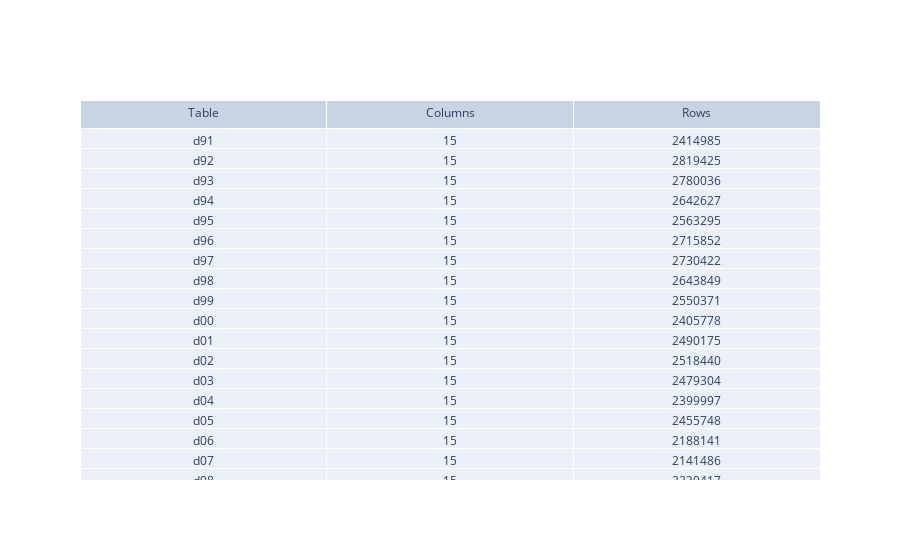

The cell this chart's notebook holds for it:
### Markdown cell above
# Data Exploration

I confirmed that data are imported and that the column types are correct externally in MySQL, but they can be further validated by checking the tables' properties.

### Code cell
# check the structure of each table

# empty dict for holding rows/columns each
table_shapes = {}

# loop through tables to count number columns/rows
for table_name in tables.keys():

    # query and call for number columns
    # query = f"SELECT count(*) FROM {schema_name}.{table_name}.columns WHERE table_name = {table_name}"
    query = f"SELECT COUNT(*) AS Columns FROM INFORMATION_SCHEMA.COLUMNS WHERE table_schema = '{schema_name}' AND table_name = '{table_name}';"
    columns = pd.read_sql(query, conn)['Columns'][0]

    # query and call for number rows
    query = f"SELECT count(*) as 'Rows' FROM {table_name};"
    rows = pd.read_sql(query, conn)['Rows'][0]

    # put row and column data in dict
    table_shapes[table_name] = {'Columns':columns,'Rows':rows}

# display shapes of tables

# get table values
table_shapes_vals = [table_shapes[x] for x in table_shapes.keys()]

# columns
found_cols = [table_shapes_vals[x]['Columns'] for x in range(0,len(table_shapes_vals))]

# rows
found_rows = [table_shapes_vals[x]['Rows'] for x in range(0,len(table_shapes_vals))]

# plot figure
fig = go.Figure(data=[go.Table(header=dict(values=['Table','Columns', 'Rows']),
                 cells=dict(values=[list(table_shapes.keys()),found_cols, found_rows]))
                     ])
fig.show()

### Figure 1 — Plotly figure (JSON) as saved in the notebook; plotly's stock layout.template omitted (floating-point values rounded to 4 significant figures)
{"data": [{"cells": {"values": [["d91", "d92", "d93", "d94", "d95", "d96", "d97", "d98", "d99", "d00", "d01", "d02", "d03", "d04", "d05", "d06", "d07", "d08", "d09", "d10", "d11", "d12", "d13", "d14", "d15", "d16", "d17", "d18", "d19", "d20", "d21", "d22"], [15, 15, 15, 15, 15, 15, 15, 15, 15, 15, 15, 15, 15, 15, 15, 15, 15, 15, 15, 15, 15, 15, 15, 15, 15, 15, 15, 15, 15, 15, 15, 15], [2414985, 2819425, 2780036, 2642627, 2563295, 2715852, 2730422, 2643849, 2550371, 2405778, 2490175, 2518440, 2479304, 2399997, 2455748, 2188141, 2141486, 2230417, 2335123, 3180802, 3571713, 3917794, 4128532, 4315519, 4552807, 4690894, 4777646, 4851279, 4933937, 4886375, 4999377, 2684933]]}, "header": {"values": ["Table", "Columns", "Rows"]}, "type": "table"}], "layout": {}}
